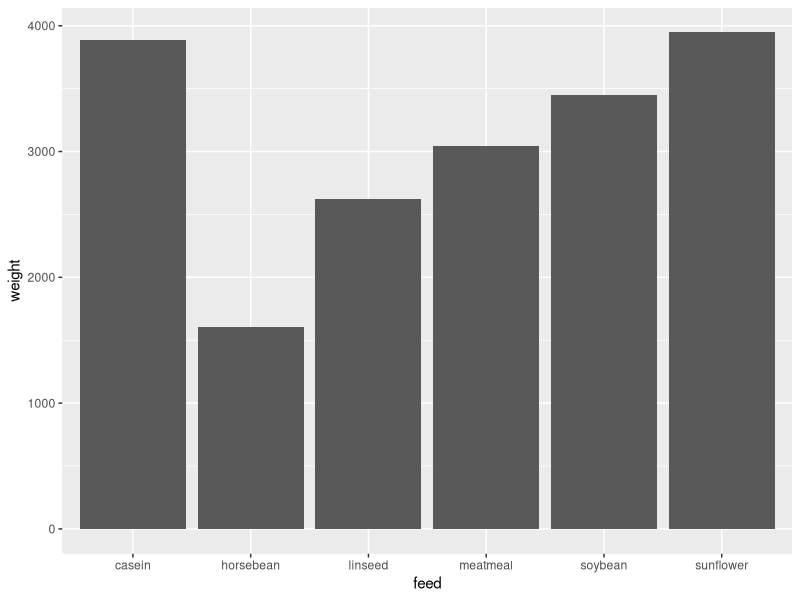

The R source for this figure:
## ---- chunk 1
options(htmltools.dir.version = FALSE)
library(dplyr); library(knitr); library(ggplot2)
my_value <- "Lotad"
## ---- chunk 2
chickwts %>%
  group_by(feed) %>% 
  ggplot() +
  geom_col(aes(x = feed, y = weight))
